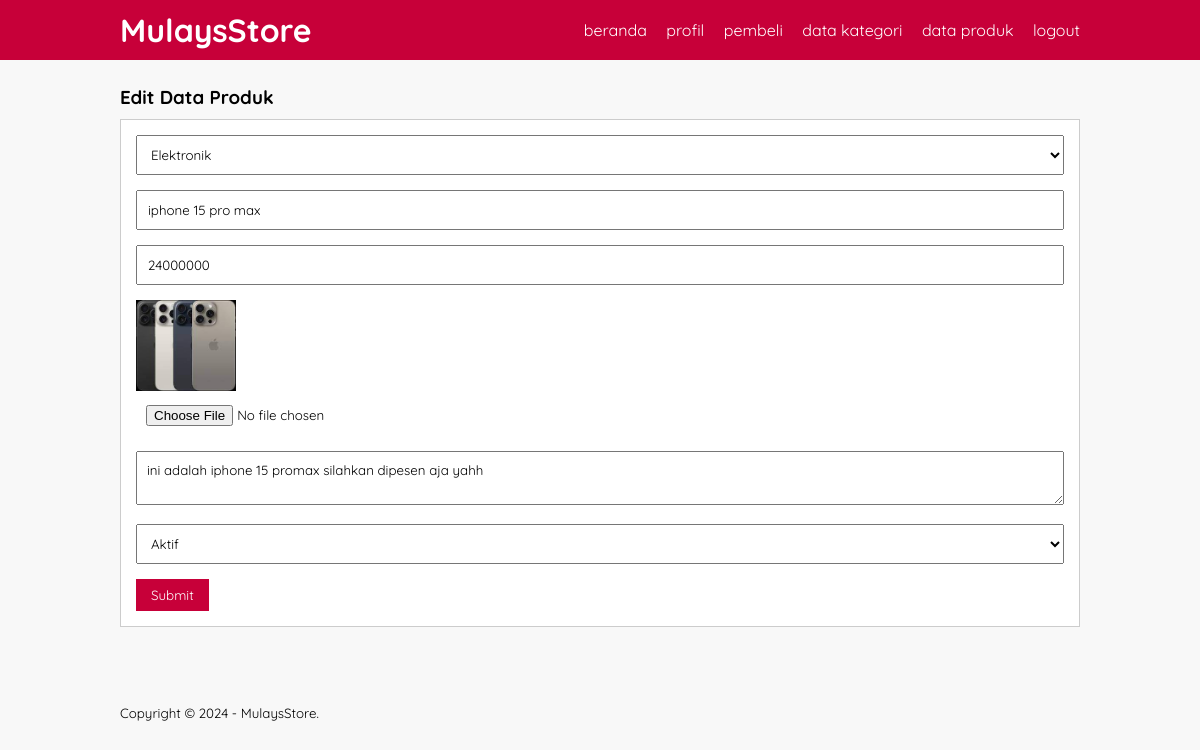
The app's page /edit-produk.php?id=30 (signed in) with its own data.
### tables this page shows
CREATE TABLE `produk` (
  `id_produk` int(11) NOT NULL,
  `id_kategori` int(11) NOT NULL,
  `nama_produk` varchar(100) NOT NULL,
  `harga_produk` int(11) NOT NULL,
  `deskripsi_produk` text NOT NULL,
  `foto_produk` varchar(100) NOT NULL,
  `status_produk` tinyint(1) NOT NULL,
  `dibuat` timestamp NOT NULL DEFAULT current_timestamp()
);

CREATE TABLE `kategori` (
  `id_kategori` int(11) NOT NULL,
  `nama` varchar(250) NOT NULL,
  `icon` varchar(250) NOT NULL
);

### edit-produk.php (the view, shortened to what this page needs)
<?php
	include 'db.php';
	$produk = mysqli_query($conn, "SELECT * FROM produk WHERE id_produk = '".$_GET['id']."' ");
	$p = mysqli_fetch_object($produk);
?>
<!DOCTYPE html>
<html>
<head>
	<link rel="stylesheet" type="text/css" href="css/style2.css">
</head>
<body>
	<header>
		<div class="container">
			<h1><a href="dashboard.php">MulaysStore</a></h1>
			<ul>
				<li><a href="admin.php">beranda</a></li>
        <li><a href="editprofil.php">profil</a></li>
        <li><a href="pembeli.php">pembeli</a></li>
        <li><a href="kategori.php">data kategori</a></li>
        <li><a href="data-produk.php">data produk</a></li>
        <li><a href="logout.php">logout</a></li>
			</ul>
		</div>
	</header>
	<div class="section">
		<div class="container">
			<h3>Edit Data Produk</h3>
			<div class="box">
				<form action="" method="POST" enctype="multipart/form-data">
					<select class="input-control" name="kategori" required>
						<?php
							$kategori = mysqli_query($conn, "SELECT * FROM kategori ORDER BY id_kategori DESC");
							while($r = mysqli_fetch_array($kategori)){
						?>
						<option value="<?php echo $r['id_kategori'] ?>" <?php echo ($r['id_kategori'] == $p->id_kategori)? 'selected':''; ?>><?php echo $r['nama'] ?></option>
						<?php } ?>
					</select>
					<input type="text" name="nama" class="input-control" placeholder="Nama Produk" value="<?php echo $p->nama_produk ?>" required>
					<input type="text" name="harga" class="input-control" placeholder="Harga" value="<?php echo $p->harga_produk ?>" required>
					<img src="produk/<?php echo $p->foto_produk ?>" width="100px">
					<input type="file" name="gambar" class="input-control">
					<textarea class="input-control" name="deskripsi" placeholder="Deskripsi"><?php echo $p->deskripsi_produk ?></textarea><br>
					<select class="input-control" name="status">
						<option value="1" <?php echo ($p->status_produk == 1)? 'selected':''; ?>>Aktif</option>
					</select>
					<input type="submit" name="submit" value="Submit" class="btn">
				</form>
			</div>
		</div>
	</div>
	<footer>
		<div class="container">
			<small>Copyright &copy; 2024 - MulaysStore.</small>
		</div>
	</footer>
</body>
</html>

### css/style2.css (style rules this page uses)
* { padding:0; margin:0; font-family: 'Quicksand', sans-serif; }
body { background-color: #f8f8f8; }
a { color: inherit; text-decoration: none; }
.input-control { width:100%; padding:10px; margin-bottom: 15px; box-sizing: border-box; }
.btn { padding:8px 15px; background-color: #C70039; color: #fff; border:none; cursor: pointer; }
header { background-color: #C70039; color: #fff; }
header h1 { float: left; padding:10px 0; }
header ul { float: right; }
header ul li { display: inline-block; }
header ul li a { padding:20px 0 20px 15px; display: inline-block; }
footer { padding:25px 0; }
.container { width: 80%; margin:0 auto; }
.container:after { content: ''; display: block; clear: both; }
.section { padding:25px 0; }
.box { background-color: #fff; border:1px solid #ccc; padding:15px; box-sizing: border-box; margin:10px 0 25px 0; }
.box:after { content: ''; display: block; clear: both; }

### records on screen
produk: kategori "Elektronik", nama "iphone 15 pro max", harga "24000000", foto_produk (picture), deskripsi "ini adalah iphone 15 promax silahkan dipesen aja yahh", status "Aktif"
